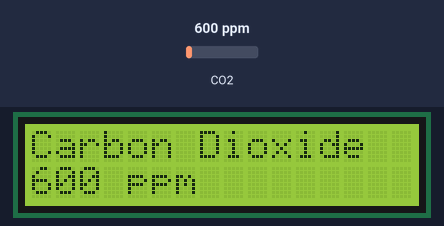
Recording of a sketch running on a simulated Arduino Uno, built with avr-gcc and run on an emulated ATmega328P. Shown: 16×2 character LCD. Inputs (shaded band) come from the test bench; at power-on: CO2 600 ppm. What the sketch prints to the serial monitor is not drawn.

Above: at 1.2 s.
1.3 s: CO2 set to 452 ppm
At 5.6 s:
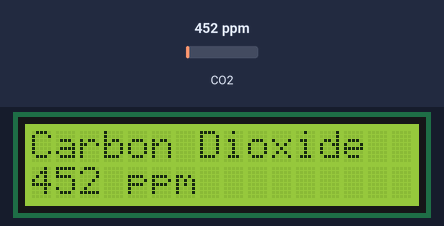
7.3 s: CO2 set to 1050 ppm
At 10.9 s:
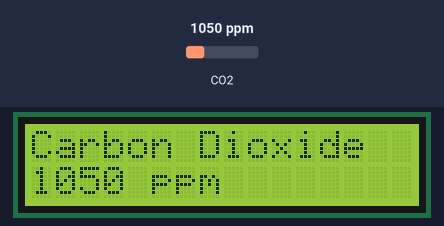
13.3 s: CO2 set to 1700 ppm
At 16.1 s:
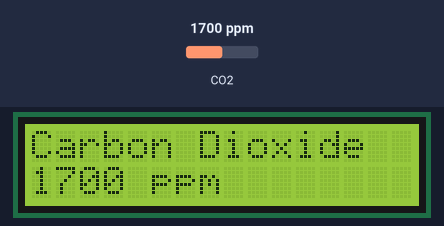
Timing chart, 0 to 17.6 s (numbered marks = the images above; inputs shaded):
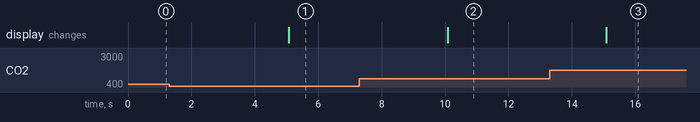

The sketch:

CarbonDioxideSensor.ino
```cpp
#include <Wire.h>
#include <LiquidCrystal.h>

#include "SparkFun_SCD30_Arduino_Library.h"

LiquidCrystal lcd(12, 11, 5, 4, 3, 2);
SCD30 airSensor;

int reply;

void setup()
{
    Wire.begin();
    lcd.begin(16, 2);
    lcd.print("Carbon Dioxide");
    lcd.setCursor(0, 1);

    Serial.begin(9600);
    Serial.println("SCD30 Example");

    airSensor.begin(); //This will cause readings to occur every two seconds
}

void loop()
{
    int co2;
    char co2str[10];
    lcd.clear();
    if (airSensor.dataAvailable())
    {
        lcd.print("Carbon Dioxide");
        lcd.setCursor(0, 1);
        co2 = airSensor.getCO2();
        sprintf(co2str, "%d ppm", co2);
        lcd.print(co2str);

        Serial.print("co2(ppm):");
        Serial.print(co2);
        Serial.println();
    }
    else {
        lcd.print("No data");
        Serial.println("No data");
    }
    delay(5000);
}
```

Measured:
- after the input at 1.3 s, the display: changes after 3.8 s (image 1)
- after the input at 7.3 s, the display: changes after 2.8 s (image 2)
- after the input at 13.3 s, the display: changes after 1.8 s (image 3)
